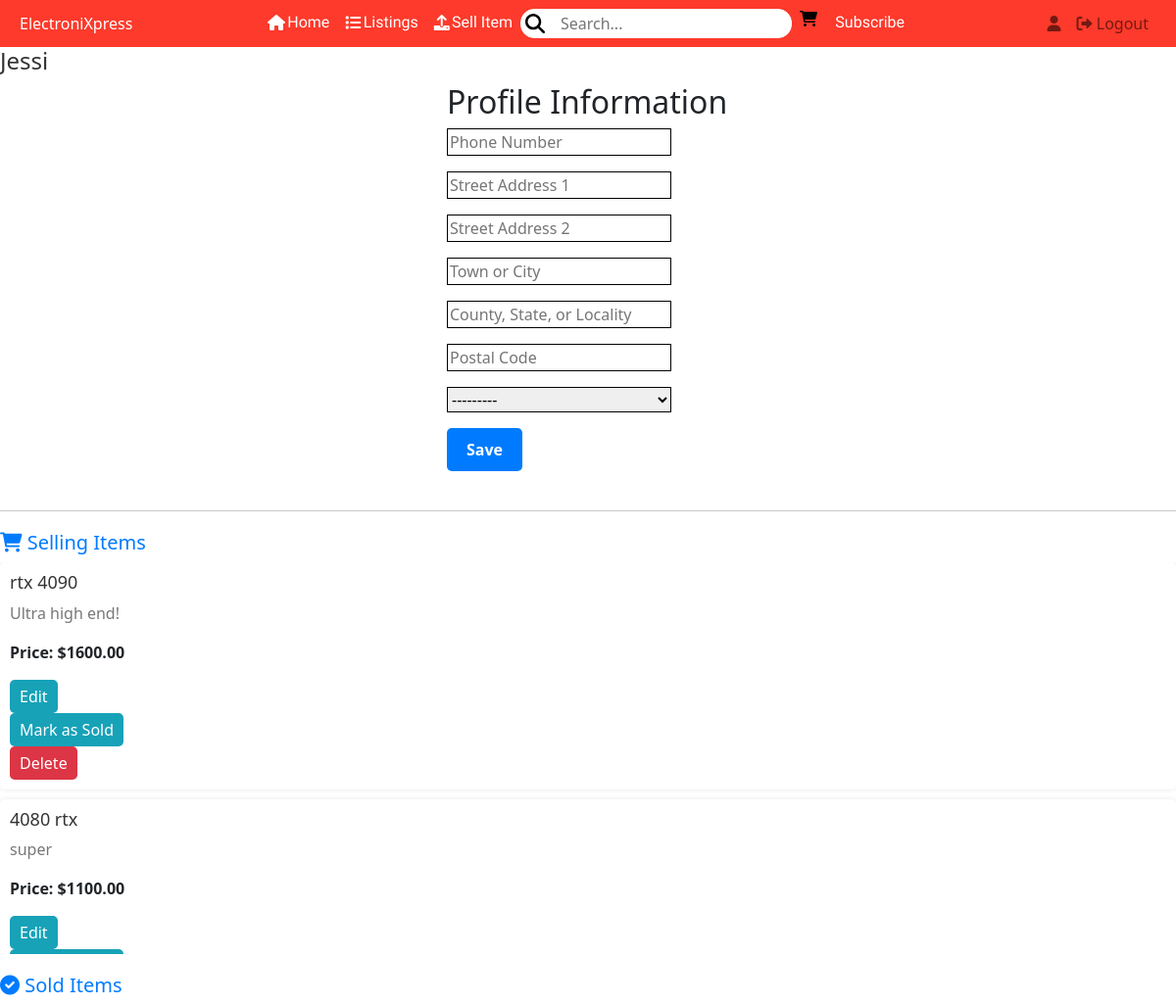
Page /profile/ (signed in) on the committed database.
### onlineshop/models.py (models this page shows, shortened)
class UserProfile(models.Model):
    user = models.OneToOneField(User, on_delete=models.CASCADE)
    profile_picture = models.ImageField(
        upload_to="profile_pictures/", blank=True, null=True
    )
    default_phone_number = models.CharField(
        max_length=20, null=True, blank=True)
    default_street_address1 = models.CharField(
        max_length=80, null=True, blank=True)
    default_street_address2 = models.CharField(
        max_length=80, null=True, blank=True)
    default_town_or_city = models.CharField(
        max_length=40, null=True, blank=True)
    default_county = models.CharField(max_length=80, null=True, blank=True)
    default_postcode = models.CharField(max_length=20, null=True, blank=True)
    default_country = CountryField(
        blank_label="Country", null=True, blank=True)

class Item(models.Model):
    name = models.CharField(max_length=254)
    price = models.DecimalField(max_digits=6, decimal_places=2)
    description = models.TextField()
    sku = models.CharField(max_length=254, null=True, blank=True)
    image = models.ImageField(upload_to=upload_to)
    seller = models.ForeignKey(User, on_delete=models.CASCADE, related_name="items")
    created_on = models.DateTimeField(default=timezone.now)
    is_available = models.BooleanField(default=True) #retrieves the items and displays it in section items for sale
    is_sold = models.BooleanField(default=False)# Mark as sold button will check the state of this
    quantity = models.PositiveIntegerField(default=1)
    condition = models.CharField(max_length=50, choices=CONDITION_CHOICES, default='new')
    default_country = CountryField(blank_label="Country", null=True, blank=True)

### onlineshop/views.py (the view, shortened to what this page needs)
# urls.py: path("profile/", views.Profile, name="profile"),
@login_required
def Profile(request):
    context = {
        "welcome_message": "Welcome to My Django Web App!",
    }
    seller_items = Item.objects.filter(seller=request.user, is_sold=False)
    sold_items = Item.objects.filter(seller=request.user, is_sold=True)
    context["seller_items"] = seller_items  # Add seller_items to the context
    context["sold_items"] = sold_items  # Add sold_items to the context
    profile, created = UserProfile.objects.get_or_create(user=request.user)
    checkout_data = request.session.get("checkout_data", None)
    if checkout_data:
        form = UserProfileForm(request.POST or None, instance=profile, initial=checkout_data)
    else:
        form = UserProfileForm(request.POST or None, instance=profile)
    context["form"] = form  # Add the profile form to the context
    context["orders"] = profile.orders.all()
    return render(request, "profile.html", context)

### onlineshop/forms.py
class UserProfileForm(forms.ModelForm):
    class Meta:
        model = UserProfile
        fields = "__all__"  # Include all fields except 'user'
        exclude = ("user", "profile_picture")  # Exclude 'user' field
    def __init__(self, *args, **kwargs):
        super().__init__(*args, **kwargs)
        placeholders = {
            "default_phone_number": "Phone Number",
            "default_postcode": "Postal Code",
            "default_town_or_city": "Town or City",
            "default_street_address1": "Street Address 1",
            "default_street_address2": "Street Address 2",
            "default_county": "County, State, or Locality",
        }
        for field in self.fields:
            if field != "default_country":
                if self.fields[field].required:
                    placeholder = f"{placeholders[field]} *"
                else:
                    placeholder = placeholders[field]
                self.fields[field].widget.attrs["placeholder"] = placeholder
            self.fields[field].widget.attrs[
                "class"
            ] = "border-black rounded-0 profile-form-input"
            self.fields[field].label = False

### templates/profile.html (shortened to what this page needs)
{% extends 'base.html' %}
{% load static %}
{% block content %}
<link rel="stylesheet" type="text/css" href="{% static 'css/animate.min.css' %}" />
<link rel="stylesheet" href="{% static 'css/profile.css' %}" />
<h1 class="profile-name">{{ user.username }}</h1>
<div class="profile-info-section">
    <h2>Profile Information</h2>
   <form method="post" enctype="multipart/form-data">
    {{ form.as_p }}
     <button type="submit" class="save-button">Save</button>
  </form>
</div>
<br>
<hr>
<div class="items-section">
  <h2 class="section-heading"><i class="fas fa-shopping-cart"></i> Selling Items</h2>
  <div class="scrollable-container">
    {% for item in seller_items %}
    <div class="item">
      <h3 class="item-name">{{ item.name }}</h3>
      <p class="item-description">{{ item.description }}</p>
      <p class="item-price">Price: ${{ item.price }}</p>
      {% if user.is_authenticated and item.seller == user %}
      <div class="item-actions">
        <a class="action-button edit-button" href="{% url 'edit_item' item.id %}">Edit</a>
        <form method="POST" action="{% url 'mark_as_sold' item.id %}">
          <button type="submit" class="action-button mark-as-sold-button">Mark as Sold</button>
        </form>
        <form method="post" action="{% url 'delete_item' item.id %}">
          <button type="submit" class="action-button delete-button">Delete</button>
        </form>
      </div>
      {% endif %}
    </div>
    {% endfor %}
  </div>
</div>
<div class="items-section">
  <h2 class="section-heading"><i class="fas fa-check-circle"></i> Sold Items</h2>
</div>
 {% endblock %}

### static/css/profile.css (style rules this page uses)
body { background-color: white; }
.profile-name { font-size: 24px; color: #333; }
.rounded-0 { border: 1px solid; width: 229px; }
.save-button { background-color: #007BFF; color: #fff; border: none; padding: 10px 20px; border-radius: 5px; cursor: pointer; font-weight: bold; transition: background-color 0.3s; }
.profile-info-section { margin-left: 38%; }
.items-section { margin-top: 20px; }
.section-heading { font-size: 20px; color: #007BFF; }
.scrollable-container { max-height: 400px; overflow-y: auto; }
.item { background-color: #fff; padding: 10px; margin-bottom: 10px; border-radius: 5px; box-shadow: 0 0 5px rgba(0, 0, 0, 0.1); }
.item-name { font-size: 18px; color: #333; }
.item-description { color: #777; }
.item-price { font-weight: bold; margin-top: 5px; }
.action-button { display: inline-block; background-color: #007BFF; color: #fff; padding: 5px 10px; margin-right: 5px; border: none; border-radius: 5px; cursor: pointer; text-decoration: none; }
.edit-button { background-color: #17A2B8; }
.mark-as-sold-button { background-color: #17A2B8; }
.delete-button { background-color: #DC3545; }

### rows in the picture
UserProfile: default_country "---------"
Item: name "rtx 4090", description "Ultra high end!", price "1600.00", shows "Edit"
Item: name "4080 rtx", description "super", price "1100.00", shows "Edit"

### other values in the picture
{{ user.username }} "Jessi"
